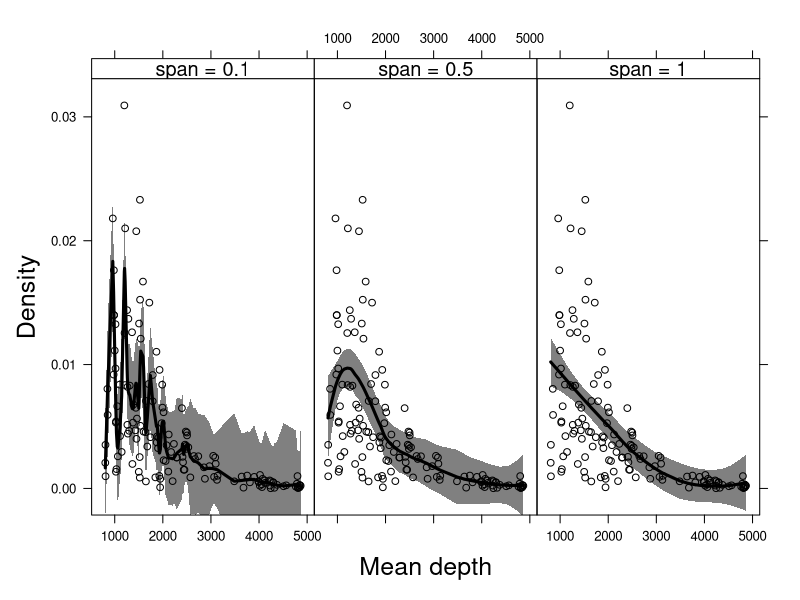

Write the R code that produced this figure.
# setwd("//media//kswada//MyFiles//R//bailey_density")
setwd("//media//kswada//MyFiles//R//Generalized_additive_model//bailey_density")

packages <- c("dplyr", "lattice")
purrr::walk(packages, library, character.only = TRUE, warn.conflicts = FALSE)



# ------------------------------------------------------------------------------
# data:  Bailey Density
# ------------------------------------------------------------------------------

DF1 <- read.table(file = "BaileyDensity.txt", header = TRUE)


str(DF1)


dim(DF1)


car::some(DF1)



# ----------
# missing values for the spatial coordinates to be removed
colSums(is.na(DF1))


DF  <- na.exclude(DF1)



# ------------------------------------------------------------------------------
# compare various span widths
# ------------------------------------------------------------------------------

M1A <- loess(Dens ~ MeanDepth, data = DF, span = 0.1)

M1B <- loess(Dens ~ MeanDepth, data = DF, span = 0.5)

M1C <- loess(Dens ~ MeanDepth, data = DF, span = 1)

P1A <- predict(M1A, se = TRUE)

P1B <- predict(M1B, se = TRUE)

P1C <- predict(M1C, se = TRUE)


P   <- c(P1A$fit, P1B$fit, P1C$fit)

SEs <- c(P1A$se.fit, P1B$se.fit, P1C$se.fit)

MD  <- rep(DF$MeanDepth, 3)

ID  <- factor(rep(c("span = 0.1","span = 0.5","span = 1"), each = nrow(DF)))

Y <- rep(DF$Dens, 3)

X <- rep(DF$MeanDepth, 3)



# ----------
# With polygons of grey areas representing 95% point-wise confidence intervals

xyplot(Y ~ X | ID, col = 1,
       xlab = list(label = "Mean depth", cex = 1.5),
       ylab = list(label = "Density", cex = 1.5),
       layout = c(3,1),
       strip = strip.custom(bg = 'white', par.strip.text = list(cex = 1.2)),
       scales = list(alternating = T, x = list(relation = "same"), y = list(relation = "same")),
       panel = function(x, y, subscripts,...){
         y1  <- P[subscripts]
         x1  <- MD[subscripts]
         se1 <- SEs[subscripts]
         panel.polygon(c(x1, rev(x1)), c(y1-2*se1, rev(y1+2*se1)), col =grey(0.5), border=NULL, density =50)
         panel.lines(x1,y1, lwd = 3, col = 1)
         panel.points(x, y, col = 1)
       })

